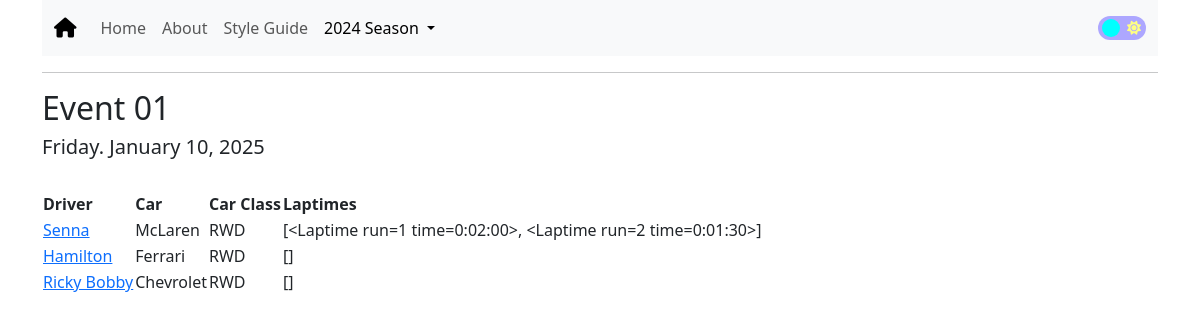
Screenshot of /event/2025/1 with the database file from the repository.
### app/models.py (models this page shows, shortened)
class Event(db.Model):
    id: so.Mapped[int] = so.mapped_column(primary_key=True)
    event_name: so.Mapped[str] = so.mapped_column(sa.String(64), index=True, unique=True)
    event_date: so.Mapped[datetime.date] = so.mapped_column(sa.Date, index=True)
    driver_events: so.Mapped[list["DriverEvent"]] = so.relationship("DriverEvent", back_populates="event")

class DriverEvent(db.Model):
    __table_args__ = (sa.UniqueConstraint('driver_id', 'event_id', 'car_id', name='unique_driver_event'),)
    id:         so.Mapped[int] = so.mapped_column(primary_key=True)
    driver_id:  so.Mapped[int] = so.mapped_column(sa.ForeignKey('driver.id'), index=True)
    event_id:   so.Mapped[int] = so.mapped_column(sa.ForeignKey('event.id'), index=True)
    car_id:     so.Mapped[int] = so.mapped_column(sa.ForeignKey('car.id'), index=True)
    driver:     so.Mapped["Driver"] = so.relationship("Driver", back_populates="driver_events")
    event:      so.Mapped["Event"] = so.relationship("Event", back_populates="driver_events")
    car:        so.Mapped["Car"] = so.relationship("Car", back_populates="driver_events")
    laptimes:           so.Mapped[list["Laptime"]] = so.relationship("Laptime", back_populates="driver_event")
    driver_event_stats: so.Mapped[list["DriverEventStats"]] = so.relationship("DriverEventStats", back_populates="driver_event")

class Driver(db.Model):
    id: so.Mapped[int] = so.mapped_column(primary_key=True)
    driver_name: so.Mapped[str] = so.mapped_column(sa.String(64), index=True, unique=True)
    driver_events: so.Mapped[list["DriverEvent"]] = so.relationship("DriverEvent", back_populates="driver")
    def get_slug(self):
        return slugify(self.driver_name)

class Car(db.Model):
    __table_args__ = (sa.UniqueConstraint('car_name', 'car_class', name='unique_car'),)
    id:         so.Mapped[int] = so.mapped_column(primary_key=True)
    car_name:   so.Mapped[str] = so.mapped_column(sa.String(64), index=True)
    car_class:  so.Mapped[str] = so.mapped_column(sa.String(64), index=True)
    driver_events: so.Mapped[list["DriverEvent"]] = so.relationship("DriverEvent", back_populates="car")

class Laptime(db.Model):
    id:                 so.Mapped[int] = so.mapped_column(primary_key=True)
    driver_event_id:    so.Mapped[int] = so.mapped_column(sa.ForeignKey('driver_event.id'))
    laptime:            so.Mapped[datetime.timedelta] = so.mapped_column(sa.Interval)
    run_number:         so.Mapped[int] = so.mapped_column(sa.Integer, index=True)
    driver_event:       so.Mapped["DriverEvent"] = so.relationship("DriverEvent", back_populates="laptimes")
    def __repr__(self):
        return '<Laptime run={} time={}>'.format(self.run_number, self.laptime)

### app/routes.py (the view)
@app.route('/event/<int:year>/<int:event_id>')
def event(year, event_id):
    event = db.first_or_404(sa.select(Event).where(Event.id == event_id, sa.extract('year', Event.event_date) == year))
    return render_template('event.html', event=event)

### app/__init__.py (called while the page is built)
@app.context_processor
def inject_globals():
    drivers = db.session.scalars(sa.select(Driver)).all()
    events = db.session.scalars(sa.select(Event)).all()
    return {
        'drivers': drivers,
        'events': events
    }

### app/templates/event.html
{% extends "base.html" %}
{% block content %}
    <h2>{{ event.event_name }}</h2>
    <h5>{{ event.event_date.strftime('%A') }}. {{ event.event_date.strftime('%B') }} {{ event.event_date.strftime('%d')}}, {{ event.event_date.strftime('%Y') }}</h5>
    <br>
    <table id="my-event-bootstrap-table">
        <thead>
            <tr>
                <th data-field="my-driver" data-sortable="true">Driver</th>
                <th data-field="my-car" data-sortable="true">Car</th>
                <th data-sortable="true">Car Class</th>
                <th data-sortable="true">Laptimes</th>
            </tr>
        </thead>
        <tbody>
            {% for driver_event in event.driver_events %}
            <tr>
                <td><a href="{{ url_for('driver', driver_id=driver_event.driver.id, slug=driver_event.driver.get_slug()) }}">{{ driver_event.driver.driver_name }}</a></td>
                <td>{{ driver_event.car.car_name }}</td>
                <td>{{ driver_event.car.car_class }}</td>
                <td>{{ driver_event.laptimes }}</td>
            </tr>
            {% endfor %}
        </tbody>
    </table>
{% endblock %}

### app/templates/base.html (shortened to what this page needs)
<!doctype html>
<html lang="en" id="base-html">
    <head>
        <link rel="stylesheet" href="https://cdn.jsdelivr.net/npm/bootstrap@5.3.2/dist/css/bootstrap.min.css">
        <link rel="stylesheet" href="https://cdnjs.cloudflare.com/ajax/libs/bootstrap-table/1.18.3/bootstrap-table.min.css">
        <link rel="stylesheet" href="https://cdnjs.cloudflare.com/ajax/libs/font-awesome/6.7.2/css/all.min.css">
        <link rel="stylesheet" href="{{ url_for('static', filename='css/theme-toggle.css') }}">
    </head>
    <body>
    <div class="container">
        {% include 'navbar_02.html' %}
        <hr>
        {% block content %}{% endblock %}
    </div>
    </body>
</html>

### app/templates/navbar_02.html (shortened to what this page needs)
<nav class="navbar sticky-top navbar-expand-lg bg-body-tertiary">
  <div class="container-fluid">
    <a class="navbar-brand" href="{{ url_for('my_index') }}">
      <i class="fa-solid fa-house"></i>
    </a>
    <div class="collapse navbar-collapse" id="navbarNavAltMarkup">
      <div class="navbar-nav">
        <a class="nav-link {% if request.endpoint == 'my_index' %}active{% endif %}" aria-current="{% if request.endpoint == 'my_index' %}page{% endif %}" href="{{ url_for('my_index') }}">Home</a>
        <a class="nav-link {% if request.endpoint == 'my_about' %}active{% endif %}" aria-current="{% if request.endpoint == 'my_about' %}page{% endif %}" href="{{ url_for('my_about') }}">About</a>
        <a class="nav-link {% if request.endpoint == 'my_style_guide' %}active{% endif %}" aria-current="{% if request.endpoint == 'my_style_guide' %}page{% endif %}" href="{{ url_for('my_style_guide') }}">Style Guide</a>
        <li class="nav-item dropdown">
        <a class="nav-link dropdown-toggle {% if request.endpoint == 'event' %}active{% endif %}" href="#" role="button" data-bs-toggle="dropdown" aria-expanded="false">
        2024 Season
        </a>
        </li>
      </div>
        <ul class="navbar-nav ms-auto">
            <li class="nav-item d-flex justify-content-center align-items-center">
                <label for="daynight-checkbox" class="daynight-checkbox-label">
                    <i class="fas fa-sun"></i>
                    <span class="daynight-ball"></span>
                </label>
            </li>
        </ul>
    </div>
  </div>
</nav>

### app/static/css/theme-toggle.css (style rules this page uses)
.daynight-checkbox-label { background-color: #ada7ff; width: 48px; height: 24px; border-radius: 50px; position: relative; padding: 5px; display: flex; cursor: pointer; justify-content: space-between; align-items: center; transition: background-color 0.2s linear; }
.fa-sun { color: rgb(255, 255, 132); font-size: 14px; position: relative; top: 50%; transform: translateY(-50%); }
.daynight-checkbox-label .daynight-ball { background-color: aqua; width: 18px; height: 18px; position: absolute; left: 4px; top: 3px; border-radius: 50%; transition: transform 0.2s linear; }

### rows the page displays
Event: event_name "Event 01", event_date "Friday", event_date "January", event_date "10", event_date "2025"
DriverEvent: driver.driver_name "Senna", car.car_name "McLaren", car.car_class "RWD", laptimes "[<Laptime run=1 time=0:02:00>, <Laptime run=2 time=0:01:30>]"
DriverEvent: driver.driver_name "Hamilton", car.car_name "Ferrari", car.car_class "RWD", laptimes "[]"
DriverEvent: driver.driver_name "Ricky Bobby", car.car_name "Chevrolet", car.car_class "RWD", laptimes "[]"
